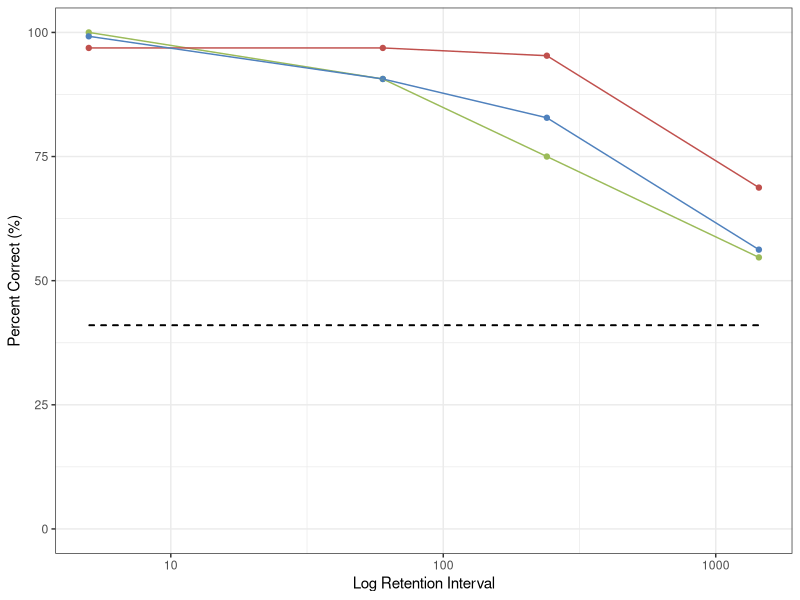

Generate this figure with R: (Note: this script raises an error after producing the figure.)
## ---- chunk 1
library(formatR)
library(knitr)
knitr::opts_chunk$set(echo = TRUE)
opts_chunk$set(echo = TRUE)
opts_chunk$set(tidy.opts=list(width.cutoff=50),tidy=TRUE)
## ---- chunk 2
library(readr)
library(tidyr)
library(dplyr)
library(ggplot2)
library(ggrepel)
## ---- chunk 3
rdata <- read_csv("thesisexp1.csv")
rdata$Pattern <- factor(rdata$Pattern)
## ---- chunk 4
rdata2 <- rdata %>%
    group_by(Pattern, RI) %>%
    summarize(mean = mean(PercentCorrect))

rdata2
## ---- chunk 5
rdata2 %>%
    ggplot(aes(x = RI, y = mean, group = Pattern, color = Pattern)) +
    geom_point() +
    geom_line() +
    scale_x_log10() +
    scale_y_continuous(limits = c(0, 100)) +
    scale_color_manual(values = c("#9bbb59", "#c0504d", "#4f81bd")) +
    labs(x = "Log Retention Interval", y = "Percent Correct (%)") +
    geom_line(y = 41, colour = "black", linetype = 2) +
    guides(colour = "none") +
    theme_bw()
## ---- chunk 6
include_graphics("C:/Users/Hayden/Documents/needle-in-the-hay/public/img/bostonsky.JPG")
